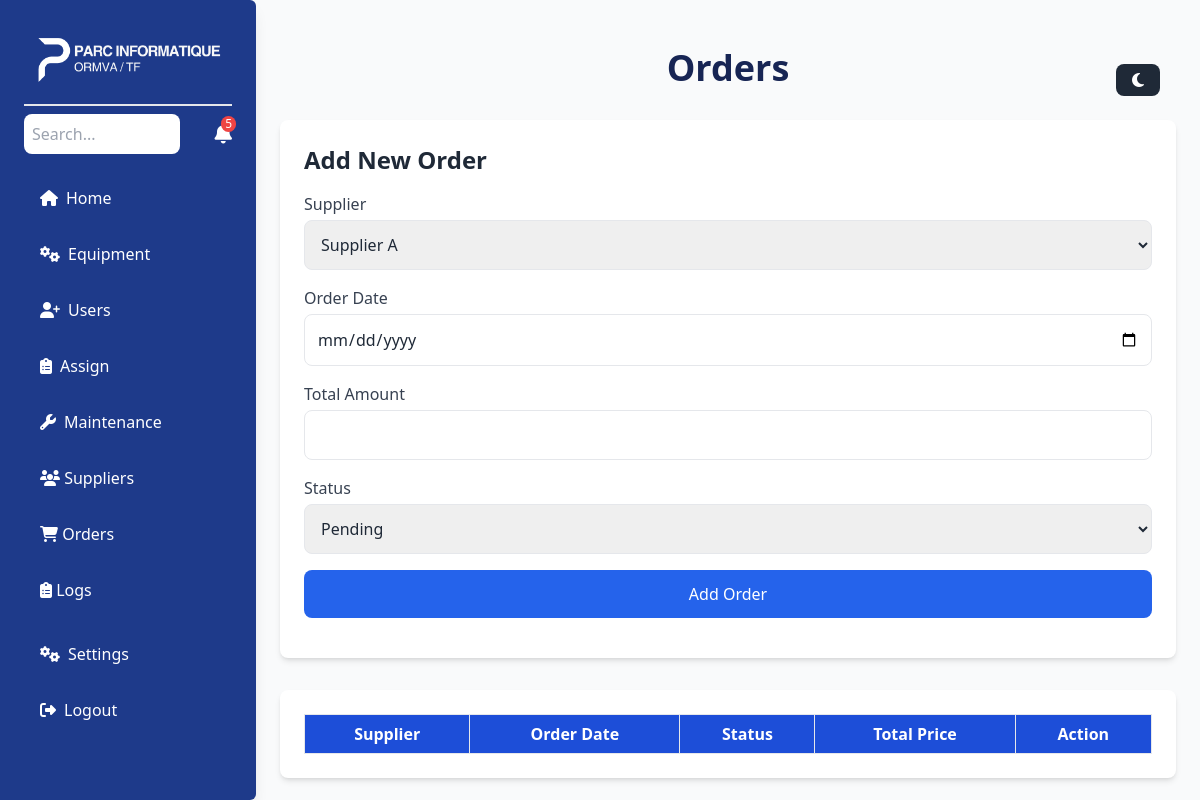
Page /orders.php on the earlier database version.
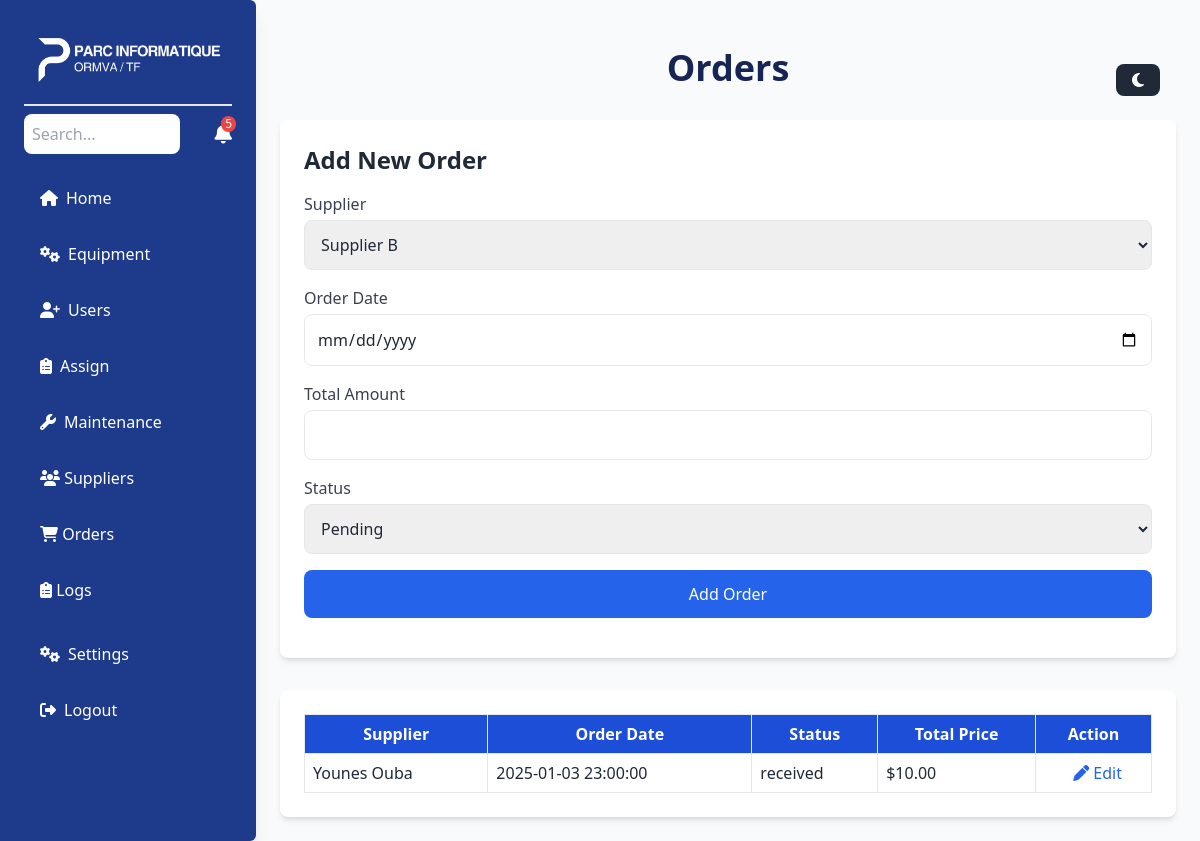
Same page on the later database version.
### tables this page shows
CREATE TABLE `orders` (
  `id` int(11) NOT NULL,
  `supplier_id` int(11) NOT NULL,
  `order_date` timestamp NOT NULL DEFAULT current_timestamp(),
  `total_amount` decimal(10,2) NOT NULL,
  `status` enum('pending','shipped','received','canceled') DEFAULT 'pending'
);

CREATE TABLE `suppliers` (
  `id` int(11) NOT NULL,
  `name` varchar(100) NOT NULL,
  `contact_person` varchar(100) DEFAULT NULL,
  `phone` varchar(20) DEFAULT NULL,
  `email` varchar(100) DEFAULT NULL,
  `address` text DEFAULT NULL,
  `created_at` timestamp NOT NULL DEFAULT current_timestamp()
);

### orders.php (the view, shortened to what the changed rows need)
<?php
require 'config.php';
$stmt = $pdo->prepare("SELECT id, name FROM suppliers");
$stmt->execute();
$suppliers = $stmt->fetchAll(PDO::FETCH_ASSOC);
$sql = "SELECT orders.id, suppliers.name AS supplier, orders.order_date, orders.total_amount, orders.status
        FROM orders
        JOIN suppliers ON orders.supplier_id = suppliers.id
        ORDER BY orders.order_date DESC";
$result = $pdo->query($sql);
?>
<!DOCTYPE html>
<html lang="en">
<head>
    <script src="https://cdn.tailwindcss.com"></script>
</head>
<body class="bg-gray-50 text-gray-800">
    <div class="ml-0 md:ml-64 p-6">
        <h2 class="text-4xl font-bold text-center mb-8 text-blue-950">Orders</h2>
        <div class="bg-white p-6 rounded-lg shadow-md mb-8">
            <form action="orders.php" method="POST" class="space-y-4">
                <div>
                    <label class="block text-gray-700 font-medium mb-1">Supplier</label>
                    <select name="supplier_id" class="w-full p-3 border rounded-lg focus:ring-2 focus:ring-blue-500" required>
                        <?php foreach ($suppliers as $supplier): ?>
                            <option value="<?= htmlspecialchars($supplier['id']) ?>"><?= htmlspecialchars($supplier['name']) ?></option>
                        <?php endforeach; ?>
                    </select>
                </div>
            </form>
        </div>
        <div class="bg-white p-6 rounded-lg shadow-md overflow-x-auto">
            <table class="w-full border-collapse">
                <thead>
                    <tr class="bg-blue-700 text-white">
                        <th class="p-2 border">Supplier</th>
                        <th class="p-2 border">Order Date</th>
                        <th class="p-2 border">Status</th>
                        <th class="p-2 border">Total Price</th>
                        <th class="p-2 border">Action</th>
                    </tr>
                </thead>
                <tbody>
                    <?php while ($row = $result->fetch(PDO::FETCH_ASSOC)): ?>
                    <tr class="hover:bg-gray-100">
                        <td class="p-2 border"><?= htmlspecialchars($row['supplier']) ?></td>
                        <td class="p-2 border"><?= htmlspecialchars($row['order_date']) ?></td>
                        <td class="p-2 border"><?= htmlspecialchars($row['status']) ?></td>
                        <td class="p-2 border">$<?= htmlspecialchars($row['total_amount']) ?></td>
                        <td class="p-2 border text-center">
                            <a href="edit_order.php?id=<?= htmlspecialchars($row['id']) ?>" class="text-blue-600 hover:underline ml-2"><i class="fas fa-pen"></i> Edit</a>
                        </td>
                    </tr>
                    <?php endwhile; ?>
                </tbody>
            </table>
        </div>
    </div>
</body>
</html>

Differences in the rows shown:
added orders: supplier.name "Younes Ouba", order_date "2025-01-03 23:00:00", status "received", total_amount "10.00"
Other differences:
form field supplier_id: "Supplier A" → "Supplier B"
